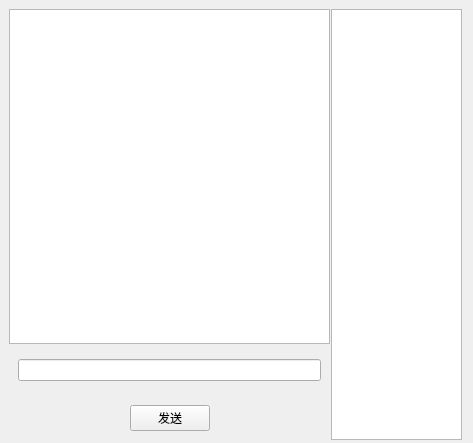
<?xml version="1.0" encoding="UTF-8"?>
<ui version="4.0">
 <class>GroupChat</class>
 <widget class="QWidget" name="GroupChat">
  <property name="geometry">
   <rect>
    <x>0</x>
    <y>0</y>
    <width>473</width>
    <height>443</height>
   </rect>
  </property>
  <property name="windowTitle">
   <string>Form</string>
  </property>
  <widget class="QWidget" name="widget_4" native="true">
   <property name="geometry">
    <rect>
     <x>331</x>
     <y>9</y>
     <width>131</width>
     <height>431</height>
    </rect>
   </property>
   <layout class="QHBoxLayout" name="horizontalLayout">
    <item>
     <widget class="QListWidget" name="listWidget"/>
    </item>
   </layout>
  </widget>
  <widget class="QWidget" name="widget_5" native="true">
   <property name="geometry">
    <rect>
     <x>9</x>
     <y>9</y>
     <width>321</width>
     <height>431</height>
    </rect>
   </property>
   <layout class="QVBoxLayout" name="verticalLayout_2">
    <item>
     <widget class="QTextEdit" name="textEdit"/>
    </item>
    <item>
     <widget class="QWidget" name="widget_2" native="true">
      <layout class="QVBoxLayout" name="verticalLayout">
       <item>
        <widget class="QLineEdit" name="lineEdit"/>
       </item>
      </layout>
     </widget>
    </item>
    <item>
     <widget class="QWidget" name="widget_3" native="true">
      <layout class="QHBoxLayout" name="horizontalLayout_4">
       <item>
        <spacer name="horizontalSpacer">
         <property name="orientation">
          <enum>Qt::Horizontal</enum>
         </property>
         <property name="sizeHint" stdset="0">
          <size>
           <width>40</width>
           <height>20</height>
          </size>
         </property>
        </spacer>
       </item>
       <item>
        <widget class="QPushButton" name="sendbut">
         <property name="text">
          <string>发送</string>
         </property>
        </widget>
       </item>
       <item>
        <spacer name="horizontalSpacer_2">
         <property name="orientation">
          <enum>Qt::Horizontal</enum>
         </property>
         <property name="sizeHint" stdset="0">
          <size>
           <width>40</width>
           <height>20</height>
          </size>
         </property>
        </spacer>
       </item>
      </layout>
     </widget>
    </item>
   </layout>
  </widget>
 </widget>
 <resources/>
 <connections/>
</ui>
